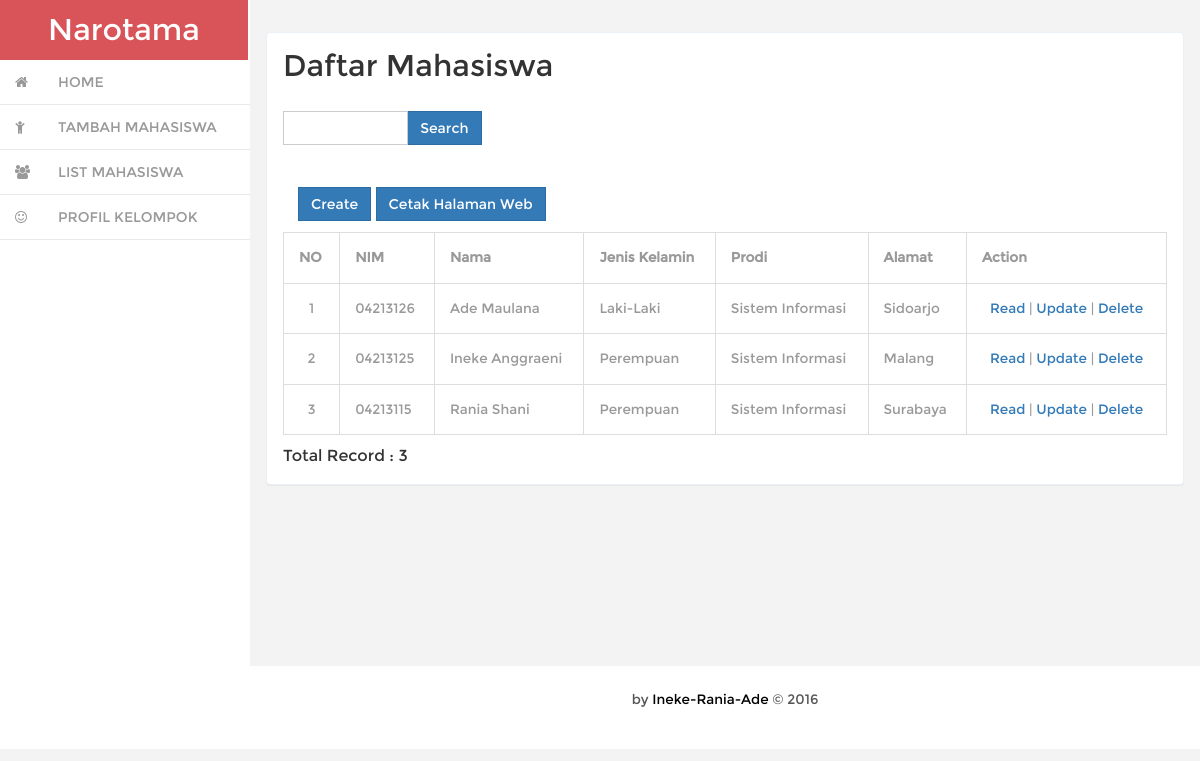
Screenshot of /index.php/mahasiswa with the database file from the repository.
### tables this page shows
CREATE TABLE IF NOT EXISTS `mahasiswa` (
  `nim` varchar(10) NOT NULL,
  `nama` varchar(50) NOT NULL,
  `jenis_kelamin` varchar(10) NOT NULL,
  `prodi` varchar(30) NOT NULL,
  `alamat` varchar(50) NOT NULL,
  PRIMARY KEY (`nim`)
);

### application/controllers/Mahasiswa.php (called while the page is built, shortened)
<?php
class Mahasiswa extends CI_Controller
{
    function __construct()
    {
        $this->load->model('Mahasiswa_model');
        $this->load->library('form_validation');
    }
    public function index()
    {
        $q = urldecode($this->input->get('q', TRUE));
        $start = intval($this->input->get('start'));
        if ($q <> '') {
            $config['base_url'] = base_url() . 'mahasiswa/index.html?q=' . urlencode($q);
            $config['first_url'] = base_url() . 'mahasiswa/index.html?q=' . urlencode($q);
        } else {
            $config['base_url'] = base_url() . 'mahasiswa/index.html';
            $config['first_url'] = base_url() . 'mahasiswa/index.html';
        }
        $config['per_page'] = 10;
        $config['page_query_string'] = TRUE;
        $config['total_rows'] = $this->Mahasiswa_model->total_rows($q);
        $mahasiswa = $this->Mahasiswa_model->get_limit_data($config['per_page'], $start, $q);
        $this->load->library('pagination');
        $this->pagination->initialize($config);
        $data = array(
                'mahasiswa_data' => $mahasiswa,
                'q' => $q,
                'pagination' => $this->pagination->create_links(),
                'total_rows' => $config['total_rows'],
                'start' => $start,
            );
        $this->load->view('mahasiswa/mahasiswa_list', $data);
    }
}

### index.php (called while the page is built, shortened)
<?php
require_once BASEPATH.'core/CodeIgniter.php';

### application/config/config.php (called while the page is built, shortened)
<?php
$config['base_url'] = 'http://localhost/pwd/';
$config['index_page'] = 'index.php';
$config['uri_protocol']	= 'REQUEST_URI';
$config['url_suffix'] = '';
$config['language']	= 'english';
$config['charset'] = 'UTF-8';
$config['enable_hooks'] = FALSE;
$config['subclass_prefix'] = 'MY_';
$config['composer_autoload'] = FALSE;
$config['permitted_uri_chars'] = 'a-z 0-9~%.:_\-';
$config['allow_get_array'] = TRUE;
$config['enable_query_strings'] = FALSE;
$config['controller_trigger'] = 'c';
$config['function_trigger'] = 'm';
$config['directory_trigger'] = 'd';
$config['log_threshold'] = 0;
$config['log_path'] = '';
$config['log_file_extension'] = '';
$config['log_file_permissions'] = 0644;
$config['log_date_format'] = 'Y-m-d H:i:s';
$config['error_views_path'] = '';
$config['cache_path'] = '';
$config['cache_query_string'] = FALSE;
$config['encryption_key'] = '';
$config['sess_driver'] = 'files';
$config['sess_cookie_name'] = 'ci_session';
$config['sess_expiration'] = 7200;
$config['sess_save_path'] = NULL;
$config['sess_match_ip'] = FALSE;
$config['sess_time_to_update'] = 300;
$config['sess_regenerate_destroy'] = FALSE;
$config['cookie_prefix']	= '';
$config['cookie_domain']	= '';
$config['cookie_path']		= '/';
$config['cookie_secure']	= FALSE;
$config['cookie_httponly'] 	= FALSE;
$config['standardize_newlines'] = FALSE;
$config['global_xss_filtering'] = FALSE;
$config['csrf_protection'] = FALSE;
$config['csrf_token_name'] = 'csrf_test_name';
$config['csrf_cookie_name'] = 'csrf_cookie_name';
$config['csrf_expire'] = 7200;
$config['csrf_regenerate'] = TRUE;
$config['csrf_exclude_uris'] = array();
$config['compress_output'] = FALSE;
$config['time_reference'] = 'local';
$config['rewrite_short_tags'] = FALSE;
$config['proxy_ips'] = '';

### application/models/Mahasiswa_model.php (called while the page is built, shortened)
<?php
class Mahasiswa_model extends CI_Model
{
    public $table = 'mahasiswa';
    public $order = 'ASC';
    function total_rows($q = NULL) {
        $this->db->like('nim', $q);
        $this->db->or_like('nama', $q);
        $this->db->or_like('jenis_kelamin', $q);
        $this->db->or_like('prodi', $q);
        $this->db->or_like('alamat', $q);
        $this->db->from($this->table);
        return $this->db->count_all_results();
    }
    function get_limit_data($limit, $start = 0, $q = NULL) {
        $this->db->order_by('nama', $this->order);
        $this->db->like('nim', $q);
        $this->db->or_like('nama', $q);
        $this->db->or_like('jenis_kelamin', $q);
        $this->db->or_like('prodi', $q);
        $this->db->or_like('alamat', $q);
        $this->db->limit($limit, $start);
        return $this->db->get($this->table)->result();
    }
}

### application/views/mahasiswa/mahasiswa_list.php (the view, shortened to what this page needs)
<link rel="stylesheet" href="<?php echo base_url('assets/css/bootstrap.min.css');?>"/>
<?php $this->load->view('header');?>
<div class="blank">
    <div class="blank-page">
        <h2 style="margin-top:0px">Daftar Mahasiswa</h2>
        <p><br /></p>
        <div class="row" style="margin-bottom: 10px">
            <div class="col-md-3 text-right">
                <form action="<?php echo site_url('mahasiswa/index'); ?>" class="form-inline" method="get">
                    <div class="input-group">
                        <input type="text" class="form-control" name="q" value="<?php echo $q; ?>">
                        <span class="input-group-btn">
                          <button class="btn btn-primary" type="submit">Search</button>
                        </span>
                    </div>
                </form>
            </div>
        </div>
        <div class="col-md-4">
                <?php echo anchor(site_url('mahasiswa/create'),'Create', 'class="btn btn-primary"'); ?>
                <button onclick="window.print()" class="btn btn-primary">Cetak Halaman Web</button>
        </div>
        <div><br /><br /></div>
        <table class="table table-bordered" style="margin-bottom: 10px">
            <tr>
                <th>NO</th>
                <th>NIM</th>
                <th>Nama</th>
                <th>Jenis Kelamin</th>
                <th>Prodi</th>
                <th>Alamat</th>
                <th>Action</th>
            </tr><?php
            $start=0;
            foreach ($mahasiswa_data as $mahasiswa)
            {
                ?>
                <tr>
                    <td align="center"><?php echo ++$start ?></td>
                    <td><?php echo $mahasiswa->nim ?></td>
                    <td><?php echo $mahasiswa->nama ?></td>
                    <td><?php echo $mahasiswa->jenis_kelamin ?></td>
                    <td><?php echo $mahasiswa->prodi ?></td>
                    <td><?php echo $mahasiswa->alamat ?></td>
                    <td style="text-align:center" width="200px">
                        <?php
                        echo anchor(site_url('mahasiswa/read/'.$mahasiswa->nim),'Read');
                        echo ' | ';
                        echo anchor(site_url('mahasiswa/update/'.$mahasiswa->nim),'Update');
                        echo ' | ';
                        echo anchor(site_url('mahasiswa/delete/'.$mahasiswa->nim),'Delete','onclick="javasciprt: return confirm(\'Yakin Ingin Menghapus ?\')"');
                        ?>
                    </td>
                </tr>
            <?php
            }
            ?>
        </table>
        <div class="row">
            <div class="col-md-6">
                Total Record : <?php echo $total_rows ?>
            </div>
            <div class="col-md-6 text-right">
            </div>
        </div>
    </div>
</div>
<?php $this->load->view('footer');?>

### application/views/header.php (shortened to what this page needs)
<!DOCTYPE HTML>
<html>
<head>
<link href="<?php echo base_url('assets/css/bootstrap.min.css') ?>" rel='stylesheet' type='text/css' />
<link href="<?php echo base_url('assets/css/style.css') ?>" rel='stylesheet' type='text/css' />
<link href="<?php echo base_url('assets/css/font-awesome.css') ?>" rel="stylesheet">
<link href="<?php echo base_url('assets/css/custom.css') ?>" rel="stylesheet">
</head>
<body>
<div id="wrapper">
        <nav class="navbar-default navbar-static-top" role="navigation">
            <div class="navbar-default sidebar" role="navigation">
                <div class="navbar-header">
                    <h1><a class="navbar-brand" href="<?php echo base_url() ?>">Narotama</a></h1>
                </div>
                <div class="sidebar-nav navbar-collapse">
                <ul class="nav" id="side-menu">
                    <li>
                        <a href="<?php echo base_url() ?>" class=" hvr-bounce-to-right"><i class="fa fa-home nav_icon "></i><span class="nav-label">HOME</span> </a>
                    </li>
                    <li>
                        <a href="<?php echo base_url('index.php/Mahasiswa/create') ?>" class=" hvr-bounce-to-right"><i class="fa fa-child nav_icon "></i><span class="nav-label">TAMBAH MAHASISWA</span> </a>
                    </li>
                    <li>
                        <a href="<?php echo base_url('index.php/Mahasiswa') ?>" class=" hvr-bounce-to-right"><i class="fa fa-users nav_icon "></i><span class="nav-label">LIST MAHASISWA</span> </a>
                    </li>
                    <li>
                    	<a href="<?php echo base_url('index.php/Welcome/author') ?>" class=" hvr-bounce-to-right"><i class="fa fa-smile-o nav_icon "></i><span class="nav-label">PROFIL KELOMPOK</span> </a>
                    </li>
                </ul>
                </div>
            </div>
        </nav>
        <div id="page-wrapper" class="gray-bg dashbard-1">
        <div class="content-main">

### application/views/footer.php (shortened to what this page needs)
		<div class="copy">
            <p> by <a href="<?php echo base_url('index.php/Welcome/author') ?>">Ineke-Rania-Ade</a> &copy; 2016 </p>
	    </div>
       </div>
     </div>
</div>
</body>
</html>

### assets/css/style.css (style rules this page uses)
h4, h5, h6, h1, h2, h3 { margin: 0; }
ul, ol { margin: 0;padding: 0; }
p { margin: 0; }
html, body { font-family:'Montserrat-Regular'; font-size: 100%; background:#F3F3F4; overflow-x: hidden; }
body a { transition:0.5s all; -webkit-transition:0.5s all; -moz-transition:0.5s all; -o-transition:0.5s all; -ms-transition:0.5s all; }
div#wrapper { background-color: #fff; }
.navbar-default.sidebar { background-color: #fff; }
h1 a.navbar-brand { color: #fff !important; font-size: 30px; font-weight: 500; padding: 20px 0px; background: #d95459; text-align: center; width:248px; height: 60px; }
i.nav_icon { color: #fff; margin-right:6px; }
.sidebar ul li a { color: #999; font-size:14px; }
.hvr-bounce-to-right { display: inline-block; vertical-align: middle; -webkit-transform: translateZ(0); transform: translateZ(0); box-shadow: 0 0 1px rgba(0, 0, 0, 0); -webkit-backface-visibility: hidden; backface-visibility: hidden; -moz-osx-font-smoothing: grayscale; position: relative; -webkit-transition-property: color; transition-property: color; -webkit-transition-duration: 0.5s; transition-duration: 0.5s; }
.hvr-bounce-to-right:before { content: ""; position: absolute; z-index: -1; top: 0; left: 0; right: 80%; bottom: 0; background:#7f8c8d; -webkit-transform: scaleX(0); transform: scaleX(0); -webkit-transform-origin: 0 50%; transform-origin: 0 50%; -webkit-transition-property: transform; transition-property: transform; -webkit-transition-duration: 0.5s; transition-duration: 0.5s; -webkit-transition-timing-function: ease-out; transition-timing-function: ease-out; }
.nav > li > a { color: #999; font-weight:500; padding: 0px 20px 0px 0px; font-size: 0.85em; border-bottom: 1px solid #E9E9E9; }
.nav > li > a i { margin-right: 14px; }
i.nav_icon { color: #999; padding: 15px; width: 44px; height: 44px; }
@media (min-width: 768px) { #page-wrapper { position: inherit; margin: 0 0 0 240px; min-height: 1000px; } }
.content-main { background-color: #F3F3F4; padding-top: 1em; }
.blank { padding: 1em; min-height: 650px; }
.blank-page { padding: 1em; background: #fff; border: 1px solid #ebeff6; border-radius: 4px; -webkit-border-radius: 4px; -o-border-radius: 4px; -moz-border-radius: 4px; -ms-border-radius: 4px; -webkit-box-shadow: 0 1px 1px rgba(0,0,0,.05); box-shadow: 0 1px 1px rgba(0,0,0,.05); }
.blank-page p { font-size: 0.9em; color: #999; line-height: 2em; font-family: 'Muli-Regular'; }
.form-control { box-shadow: none; outline: none; border-radius: 0px; font-family: 'Muli-Regular'; }
.btn { border-radius: 0px; outline: none; }
.input-group { position: relative; display: table; width: 100%; border-collapse: separate; margin-bottom: 0em; }
.table td, .table>tbody>tr>td, .table>tbody>tr>th, .table>tfoot>tr>td, .table>tfoot>tr>th, .table>thead>tr>td, .table>thead>tr>th { padding: 15px !important; font-size: 0.85em; color: #999; border-top: none !important; }
.input-group { padding-bottom: 1em; }
.table { margin-bottom: 0; }
.copy { background:#fff; text-align:center; padding:1.5em 0; }
.copy p, .copy-right p { font-size:0.85em; color:#555; }
.copy p a, .copy-right p a { color:#000; }

### assets/css/custom.css (style rules this page uses)
#wrapper { width: 100%; }
#page-wrapper { min-height: 568px; }
@media (min-width:768px) { #page-wrapper { position: inherit; margin: 0 0 0 250px; } }
.sidebar .sidebar-nav.navbar-collapse { padding-right: 0; padding-left: 0; }
@media (min-width:768px) { .sidebar { z-index: 1; position: absolute; width: 250px; } }

### rows the page displays
mahasiswa: nim "04213126", nama "Ade Maulana", jenis_kelamin "Laki-Laki", prodi "Sistem Informasi", alamat "Sidoarjo", nim "Read", nim "Update", nim "Delete"
mahasiswa: nim "04213125", nama "Ineke Anggraeni", jenis_kelamin "Perempuan", prodi "Sistem Informasi", alamat "Malang", nim "Read", nim "Update", nim "Delete"
mahasiswa: nim "04213115", nama "Rania Shani", jenis_kelamin "Perempuan", prodi "Sistem Informasi", alamat "Surabaya", nim "Read", nim "Update", nim "Delete"

### other values shown
$total_rows "3"
